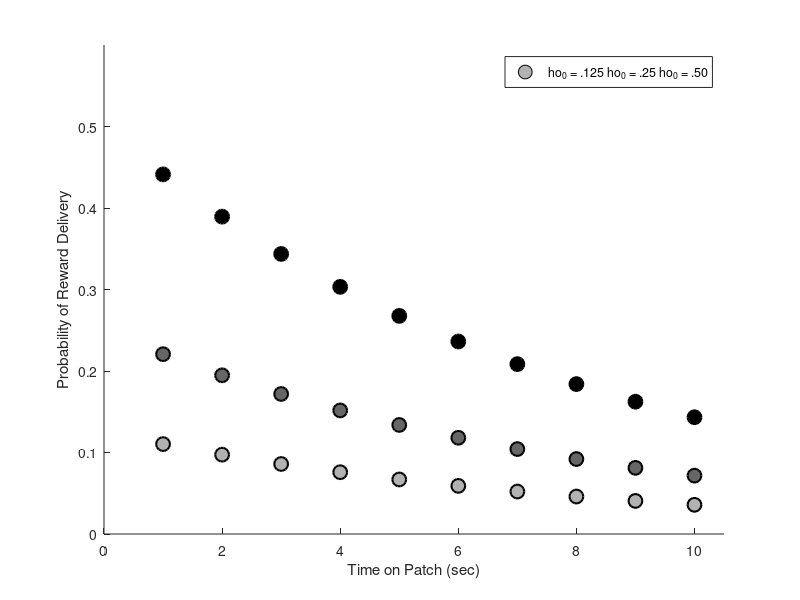

The MATLAB script that drew this image: (Note: this script raises an error after producing the figure.)
%% Make a figure showing how reward probability decreases over time on patch

tau = 8;  
t = 1:10;  
colors = [.7 .7 .7 ; .4 .4 .4 ; 0 0 0]; 
N0s = [.125 .25 .5]; 
figure(); hold on
for i = 1:numel(N0s) 
    iN0 = N0s(i);
    scatter(1:numel(t),iN0 * exp(-t / tau),100,'o','MarkerEdgeColor',[0 0 0],'MarkerFaceColor',colors(i,:),'linewidth',1.5) 
%     plot(1:numel(t),iN0 * exp(-t / tau)
end  
xlim([0 10.5])
ylim([0 .6]) 
% title("Decaying Probability of Reward Delivery") 
legend(["\rho_{0} = .125","\rho_{0} = .25","\rho_{0} = .50"]) 
xlabel("Time on Patch (sec)") 
ylabel("Probability of Reward Delivery")  
ax = gca; 
ax.XAxis.FontSize = 15;
ax.YAxis.FontSize = 15; 
ax.Legend.FontSize = 16; 
set(gca,'fontsize',16)

%%  
t = 1:.1:10;
N0 = .25;
figure();hold on
for iRewsize = [1 2 4] 
    plot(1:numel(t)+1,gradient(cumsum([iRewsize iRewsize * iN0 * exp(-t*4 / tau)])))
end

%% experiment w/ plotting reward rate over different values of test policy
policies = [1 2 0 4]; 
ITI_penalty = 10; 
timecost = 4; 
nTrials = 100000; 
rewsizes = [1 2 4]; 
test_policies = 1:.5:10;  
test_ITI_penalties = 1:15; 
reward_rate = zeros(numel(test_ITI_penalties),length(test_policies));
% figure(); hold on
for i_ITI_penalty = 1:numel(test_ITI_penalties)
    ITI_penalty = test_ITI_penalties(i_ITI_penalty); 
    for i_test_policy = 1:numel(test_policies)
        policies = test_policies(i_test_policy) * [1 2 0 4];
        total_reward = 0;
        total_timesteps = 0;
        for iTrial = 1:nTrials
            this_rewsize = rewsizes(randi(length(rewsizes),1));
            this_N0 = rewsizes(randi(length(rewsizes),1));
            for iTstep = 1:policies(this_rewsize)
                if iTstep == 1
                    total_reward = total_reward + this_rewsize;
                elseif rand() < this_N0 * exp(-iTstep / tau)
                    total_reward = total_reward + this_rewsize;
                else
                    total_reward = total_reward - timecost;
                end
                total_timesteps = total_timesteps + 1;
            end
            total_reward= total_reward - ITI_penalty;
        end
        reward_rate(i_ITI_penalty,i_test_policy) = total_reward / total_timesteps;
    end
end

%% Visualize 
colors = copper(numel(test_ITI_penalties)); 
figure();hold on
for i_ITI_penalty = 1:numel(test_ITI_penalties) 
    plot(reward_rate(i_ITI_penalty,:),'color',colors(i_ITI_penalty,:),'linewidth',1.5)
end
[max_rewrate,policy_max] = max(reward_rate'); 
plot(policy_max,max_rewrate,'linewidth',1.5,'color','k')